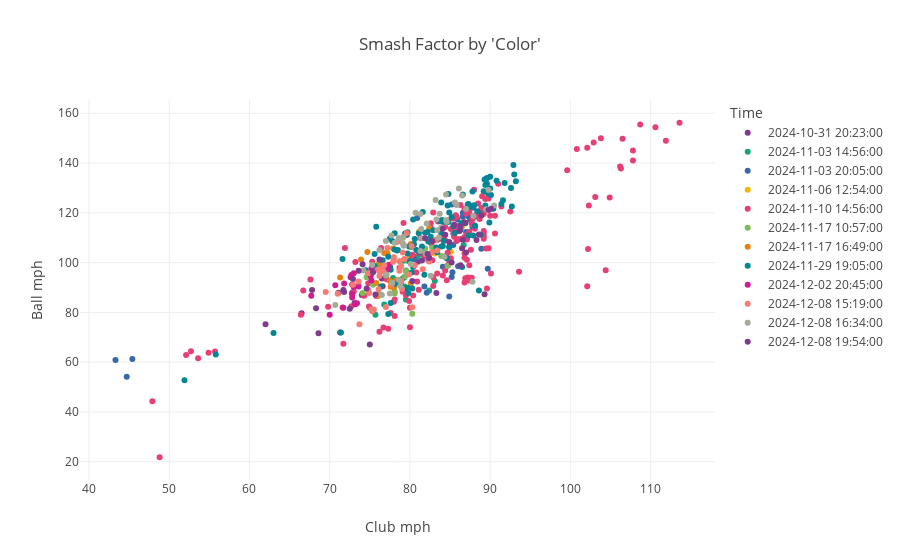

The code cell stored with this chart in its notebook:
### Code cell
df['Club mph'] = pd.to_numeric(df['Club mph'], errors='coerce')
df['Ball mph'] = pd.to_numeric(df['Ball mph'], errors='coerce')

fig3 = px.scatter(df, x='Club mph', y='Ball mph', color='Time', title="Smash Factor by 'Color'",
                  color_discrete_sequence=px.colors.qualitative.Bold,hover_data=['Shot Type','Club'])
fig3.show()

### Figure 1 — Plotly figure (JSON) as saved in the notebook; plotly's stock layout.template omitted (floating-point values rounded to 4 significant figures; data arrays with more than 128 entries replaced by an {"elided": "..."} marker saying what was removed)
{"data": [{"customdata": [["Pull/Draw", "Pitching Wedge"], ["Pull/Draw", "Pitching Wedge"], ["Pull/Draw", "Pitching Wedge"], ["Pull/Draw", "Pitching Wedge"], ["Pull", "Pitching Wedge"], ["Straight", "Pitching Wedge"], ["Draw", "Pitching Wedge"], ["Draw", "Pitching Wedge"], ["Draw", "Pitching Wedge"], ["Straight", "Pitching Wedge"], ["Straight", "Pitching Wedge"], ["Draw", "Pitching Wedge"], ["Straight", "Pitching Wedge"], ["Straight", "Pitching Wedge"], ["Pull/Draw", "Pitching Wedge"], ["Pull/Draw", "Pitching Wedge"]], "hovertemplate": "Time=2024-10-31 20:23:00<br>Club mph=%{x}<br>Ball mph=%{y}<br>Shot Type=%{customdata[0]}<br>Club=%{customdata[1]}<extra></extra>", "legendgroup": "2024-10-31 20:23:00", "marker": {"color": "rgb(127, 60, 141)", "symbol": "circle"}, "mode": "markers", "name": "2024-10-31 20:23:00", "orientation": "v", "showlegend": true, "type": "scatter", "x": [76.5, 71.3, 66.5, 62, 68.6, 79.4, 81, 77, 74, 71.1, 73.1, 68.3, 77.8, 76.6, 72.8, 67.8], "xaxis": "x", "y": [93.6, 71.9, 79.7, 75.2, 71.6, 89.5, 100.4, 94, 87, 87.9, 83.8, 81.7, 92.3, 90.5, 87.9, 89], "yaxis": "y"}, {"customdata": [["Pull", "7 Iron"], ["Fade", "7 Iron"], ["Pull/Draw", "7 Iron"], ["Pull/Fade", "7 Iron"], ["Pull/Fade", "7 Iron"], ["Pull/Fade", "7 Iron"], ["Pull/Fade", "7 Iron"], ["Pull/Fade", "7 Iron"], ["Pull", "7 Iron"], ["Pull", "7 Iron"], ["Pull", "7 Iron"], ["Pull/Fade", "7 Iron"], ["Pull/Fade", "7 Iron"], ["Pull/Draw", "7 Iron"], ["Pull/Draw", "7 Iron"], ["Fade", "7 Iron"], ["Pull/Fade", "7 Iron"], ["Fade", "7 Iron"], ["Pull/Fade", "7 Iron"], ["Pull/Fade", "7 Iron"], ["Pull", "7 Iron"], ["Push/Slice", "7 Iron"]], "hovertemplate": "Time=2024-11-03 14:56:00<br>Club mph=%{x}<br>Ball mph=%{y}<br>Shot Type=%{customdata[0]}<br>Club=%{customdata[1]}<extra></extra>", "legendgroup": "2024-11-03 14:56:00", "marker": {"color": "rgb(17, 165, 121)", "symbol": "circle"}, "mode": "markers", "name": "2024-11-03 14:56:00", "orientation": "v", "showlegend": true, "type": "scatter", "x": [null, 76.8, 79.5, 79.1, 77.9, 79.2, 82.4, 82.6, 80.3, 79.5, 84.9, 79.7, 81, 83.1, 84.3, 86.7, 80.9, 79.3, 80.5, 79.3, 75.7, 75], "xaxis": "x", "y": [82.7, 83.2, 85.2, 93.6, 93.8, 100.8, 88.8, 107.9, 102.7, 96.8, 106.3, 100.8, 102.8, 92.6, 102.5, 107.1, 102.4, 90.4, 102, 94.1, 79.1, 81.9], "yaxis": "y"}, {"customdata": [["Fade", "7 Iron"], ["Straight", "7 Iron"], ["Draw", "7 Iron"], ["Straight", "7 Iron"], ["Fade", "7 Iron"], ["Straight", "7 Iron"], ["Draw", "7 Iron"], ["Fade", "7 Iron"], ["Straight", "7 Iron"], ["Push/Fade", "7 Iron"], ["Fade", "7 Iron"], ["Straight", "7 Iron"], ["Straight", "7 Iron"], ["Straight", "7 Iron"], ["Push/Fade", "7 Iron"], ["Draw", "7 Iron"], ["Draw", "7 Iron"], ["Straight", "7 Iron"], ["Fade", "7 Iron"], ["Push/Fade", "7 Iron"], ["Pull/Draw", "7 Iron"], ["Pull/Draw", "7 Iron"], ["Push/Fade", "7 Iron"], ["Fade", "7 Iron"], ["Pull", "7 Iron"], ["Fade", "7 Iron"], ["Straight", "7 Iron"], ["Straight", "7 Iron"], ["Fade", "7 Iron"], ["Fade", "7 Iron"], ["Push/Fade", "7 Iron"], ["Straight", "7 Iron"], ["Straight", "7 Iron"]], "hovertemplate": "Time=2024-11-03 20:05:00<br>Club mph=%{x}<br>Ball mph=%{y}<br>Shot Type=%{customdata[0]}<br>Club=%{customdata[1]}<extra></extra>", "legendgroup": "2024-11-03 20:05:00", "marker": {"color": "rgb(57, 105, 172)", "symbol": "circle"}, "mode": "markers", "name": "2024-11-03 20:05:00", "orientation": "v", "showlegend": true, "type": "scatter", "x": [86.6, 87.9, 84.5, 80.9, 80.5, 87.8, 86, 89.7, 88.9, 87, 86.6, 87.3, 88.1, 88.9, 87.5, 85.2, 84.1, 85.4, 85.2, 44.7, 43.3, 45.4, 74.7, 78.9, 81.8, 82.3, 82.1, 85.3, 85.9, 88.2, 85, 84.9, 87.3], "xaxis": "x", "y": [118.4, 122, 102.3, 117.9, 101.4, 114.2, 98.5, 97.5, 120.8, 112.3, 120, 118.5, 114.9, 105.6, 117.3, 94.2, 98.3, 107.1, 123.4, 54.1, 60.9, 61.3, 94.5, 91.4, 90.4, 101, 87.9, 96.1, 117.4, 118.5, 101.5, 86.4, 110.8], "yaxis": "y"}, {"customdata": [["Draw", "Lob Wedge"], ["Push", "Lob Wedge"], ["Draw", "Lob Wedge"], ["Draw", "9 Iron"], ["Draw", "9 Iron"], ["Draw", "9 Iron"], ["Draw", "9 Iron"]], "hovertemplate": "Time=2024-11-06 12:54:00<br>Club mph=%{x}<br>Ball mph=%{y}<br>Shot Type=%{customdata[0]}<br>Club=%{customdata[1]}<extra></extra>", "legendgroup": "2024-11-06 12:54:00", "marker": {"color": "rgb(242, 183, 1)", "symbol": "circle"}, "mode": "markers", "name": "2024-11-06 12:54:00", "orientation": "v", "showlegend": true, "type": "scatter", "x": [80, 81.1, 83.1, 85.1, 86.1, 85.9, 86.5], "xaxis": "x", "y": [102.3, 112.3, 103.7, 104.4, 109.5, 114.4, 114.5], "yaxis": "y"}, {"customdata": {"elided": "159x2 str values"}, "hovertemplate": "Time=2024-11-10 14:56:00<br>Club mph=%{x}<br>Ball mph=%{y}<br>Shot Type=%{customdata[0]}<br>Club=%{customdata[1]}<extra></extra>", "legendgroup": "2024-11-10 14:56:00", "marker": {"color": "rgb(231, 63, 116)", "symbol": "circle"}, "mode": "markers", "name": "2024-11-10 14:56:00", "orientation": "v", "showlegend": true, "type": "scatter", "x": {"elided": "159 float values"}, "xaxis": "x", "y": {"elided": "159 float values"}, "yaxis": "y"}, {"customdata": [["Fade", "5 Iron"], ["Fade", "5 Iron"], ["Fade", "5 Iron"], ["Push/Fade", "5 Iron"], ["Pull", "5 Iron"], ["Pull/Draw", "5 Iron"], ["Straight", "5 Iron"], ["Push/Slice", "5 Iron"], ["Fade", "7 Iron"], ["Fade", "7 Iron"], ["Fade", "7 Iron"], ["Fade", "7 Iron"], ["Fade", "7 Iron"], ["Pull", "7 Iron"], ["Fade", "7 Iron"], ["Fade", "7 Iron"], ["Pull", "7 Iron"], ["Fade", "7 Iron"], ["Fade", "7 Iron"]], "hovertemplate": "Time=2024-11-17 10:57:00<br>Club mph=%{x}<br>Ball mph=%{y}<br>Shot Type=%{customdata[0]}<br>Club=%{customdata[1]}<extra></extra>", "legendgroup": "2024-11-17 10:57:00", "marker": {"color": "rgb(128, 186, 90)", "symbol": "circle"}, "mode": "markers", "name": "2024-11-17 10:57:00", "orientation": "v", "showlegend": true, "type": "scatter", "x": [81.4, 81.9, 84.7, 82.8, 80.2, 80.3, 79.4, 78.1, 75.4, 77, 74.6, 76.1, 74.1, 76.2, 79.5, 81.7, 78.1, 79.5, 83.9], "xaxis": "x", "y": [112.8, 105.7, 98.6, 105.9, 106.2, 79.5, 94.5, 88.5, 91.1, 94.8, 94.1, 99.5, 87.8, 87.2, 101.3, 105, 87.6, 96.6, 102.7], "yaxis": "y"}, {"customdata": [["Fade", "7 Iron"], ["Fade", "7 Iron"], ["Fade", "7 Iron"], ["Pull/Fade", "7 Iron"], ["Fade", "7 Iron"], ["Pull/Fade", "7 Iron"], ["Fade", "7 Iron"], ["Pull", "7 Iron"], ["Fade", "7 Iron"], ["Fade", "7 Iron"], ["Pull", "7 Iron"], ["Fade", "7 Iron"], ["Straight", "7 Iron"], ["Pull/Draw", "7 Iron"], ["Fade", "7 Iron"], ["Pull", "7 Iron"], ["Straight", "7 Iron"], ["Straight", "7 Iron"]], "hovertemplate": "Time=2024-11-17 16:49:00<br>Club mph=%{x}<br>Ball mph=%{y}<br>Shot Type=%{customdata[0]}<br>Club=%{customdata[1]}<extra></extra>", "legendgroup": "2024-11-17 16:49:00", "marker": {"color": "rgb(230, 131, 16)", "symbol": "circle"}, "mode": "markers", "name": "2024-11-17 16:49:00", "orientation": "v", "showlegend": true, "type": "scatter", "x": [77.1, 75.8, 73.9, 76.1, 76.2, 76.8, 77.9, 78.3, 71.3, 77.2, 77.6, 81, 78, 77.5, 74.7, 82.4, 80.1, 80.1], "xaxis": "x", "y": [98.6, 91.8, 101.3, 86.7, 98.9, 103.9, 105.7, 93, 94, 103.8, 90.3, 104.8, 90.1, 92.6, 104.3, 113.8, 91.6, 107.5], "yaxis": "y"}, {"customdata": {"elided": "111x2 str values"}, "hovertemplate": "Time=2024-11-29 19:05:00<br>Club mph=%{x}<br>Ball mph=%{y}<br>Shot Type=%{customdata[0]}<br>Club=%{customdata[1]}<extra></extra>", "legendgroup": "2024-11-29 19:05:00", "marker": {"color": "rgb(0, 134, 149)", "symbol": "circle"}, "mode": "markers", "name": "2024-11-29 19:05:00", "orientation": "v", "showlegend": true, "type": "scatter", "x": [71.4, 77.5, 75.8, 71.6, 75.6, 76.4, 84.8, 84.1, 86.4, 83.7, 82.4, 81.6, 88, 84.9, 83.9, 82.2, 80.5, 83.9, 84.6, 88.1, 77.3, 82.9, 77.6, 78.1, 82.3, 81.8, 76, 81.2, 79.9, 80.6, 74.5, 88.8, 86.5, 83.4, 83.9, 89.6, 89.5, 87.9, 85.6, 90.1, 89.4, 90, 89.9, 88.4, 89.3, 90.4, 90, 92.9, 93, 93.2, 91.4, 91.6, 89.6, 88.6, 85.4, 85.7, 87.8, 92.6, 91.8, 87.6, 86.9, 80.4, 90.8, 92.7, 87.3, 85.2, 87.3, 83.3, 84.8, 89.2, 89.7, 86.6, 89.4, 84.7, 84.9, 81.9, 86.7, 81.1, 84.2, 84, 83.3, 82.6, 86.3, 78.5, 80.2, 79.7, 79.7, 77.3, 77.5, 78.4, 80.3, 81.5, 84.1, 80.8, 80.4, 85, 51.9, 55.8, 63, 77.6, 75.6, 78.1, 76.6, 77.5, 79.4, 79.7, 79.6, 80, 79.8, 78.2, 77.8], "xaxis": "x", "y": [71.9, 98.5, 114.4, 101.5, 98.6, 90.4, 116.3, 116.3, 115.8, 116.7, 103.5, 120.3, 123.1, 106.2, 124.2, 112.3, 107.4, 111.8, 101.8, 114.7, 102.4, 113, 97.1, 105.3, 108.5, 95.1, 97.2, 104.1, 106.5, 109.5, 96.9, 111.2, 98.2, 104.2, 106.5, 134, 133.6, 110.9, 111.9, 127.2, 131.2, 129.8, 116.1, 120.6, 133.4, 121.6, 134.5, 139.2, 135.4, 132.7, 123.6, 125.1, 131.7, 88.8, 114.6, 123.5, 128.6, 130, 132, 122.4, 115.8, 117.3, 132.9, 122.5, 123.6, 118.3, 110.9, 106.1, 127.6, 128.7, 127.9, 127.4, 123, 123, 120.1, 112, 116.1, 111.8, 108.8, 117.1, 109.1, 110.4, 113.3, 105.1, 96, 103.7, 89.9, 79.4, 97.9, 104.9, 89.6, 106.5, 106.7, 105.1, 98.2, 107.2, 52.7, 63.1, 71.7, 83.8, 103.5, 111.8, 101, 109.7, 111.7, 112.2, 111.1, 100.7, 87.8, 91.5, 108.7], "yaxis": "y"}, {"customdata": [["Straight", "9 Iron"], ["Fade", "9 Iron"], ["Push/Fade", "9 Iron"], ["Fade", "9 Iron"], ["Push/Slice", "9 Iron"], ["Fade", "9 Iron"], ["Draw", "9 Iron"], ["Fade", "9 Iron"], ["Fade", "9 Iron"], ["Fade", "9 Iron"], ["Straight", "9 Iron"], ["Straight", "9 Iron"], ["Straight", "9 Iron"], ["Straight", "9 Iron"], ["Straight", "9 Iron"], ["Push/Fade", "9 Iron"], ["Straight", "9 Iron"], ["Straight", "9 Iron"], ["Straight", "9 Iron"], ["Push/Fade", "9 Iron"], ["Push/Fade", "9 Iron"]], "hovertemplate": "Time=2024-12-02 20:45:00<br>Club mph=%{x}<br>Ball mph=%{y}<br>Shot Type=%{customdata[0]}<br>Club=%{customdata[1]}<extra></extra>", "legendgroup": "2024-12-02 20:45:00", "marker": {"color": "rgb(207, 28, 144)", "symbol": "circle"}, "mode": "markers", "name": "2024-12-02 20:45:00", "orientation": "v", "showlegend": true, "type": "scatter", "x": [67.7, 72.8, 71.7, 75.1, 73.2, 73.6, 73.4, 73, 75.2, 70.7, 75.1, 70, 72.6, 73, 72.7, 71.8, 72.8, 77.4, 75.2, 77.2, 72.8], "xaxis": "x", "y": [86.7, 91.2, 81.9, 94.6, 83.3, 90.4, 83.7, 95.7, 92.8, 90.9, 94.9, 79.1, 94.1, 90.2, 95, 91.6, 86, 99.1, 97.6, 97.2, 87.3], "yaxis": "y"}, {"customdata": [["Fade", "7 Iron"], ["Fade", "7 Iron"], ["Straight", "7 Iron"], ["Straight", "7 Iron"], ["Fade", "7 Iron"], ["Fade", "7 Iron"], ["Fade", "7 Iron"], ["Push/Fade", "7 Iron"], ["Straight", "7 Iron"], ["Fade", "7 Iron"], ["Draw", "7 Iron"], ["Draw", "7 Iron"], ["Draw", "7 Iron"], ["Fade", "7 Iron"], ["Pull/Hook", "7 Iron"], ["Pull/Draw", "7 Iron"], ["Straight", "7 Iron"], ["Straight", "7 Iron"], ["Pull/Draw", "7 Iron"], ["Push/Fade", "7 Iron"], ["Draw", "7 Iron"], ["Push/Fade", "9 Iron"], ["Fade", "9 Iron"], ["Straight", "9 Iron"], ["Push/Fade", "9 Iron"], ["Fade", "9 Iron"], ["Push/Slice", "9 Iron"], ["Pull", "9 Iron"], ["Pull/Draw", "9 Iron"], ["Push/Fade", "9 Iron"], ["Straight", "9 Iron"], ["Push/Slice", "9 Iron"], ["Fade", "9 Iron"], ["Push/Fade", "9 Iron"], ["Push/Fade", "9 Iron"], ["Straight", "9 Iron"], ["Fade", "9 Iron"], ["Straight", "9 Iron"], ["Straight", "9 Iron"], ["Straight", "9 Iron"], ["Push/Fade", "9 Iron"], ["Push/Fade", "9 Iron"], ["Push/Fade", "9 Iron"], ["Straight", "9 Iron"], ["Straight", "9 Iron"], ["Fade", "9 Iron"]], "hovertemplate": "Time=2024-12-08 15:19:00<br>Club mph=%{x}<br>Ball mph=%{y}<br>Shot Type=%{customdata[0]}<br>Club=%{customdata[1]}<extra></extra>", "legendgroup": "2024-12-08 15:19:00", "marker": {"color": "rgb(249, 123, 114)", "symbol": "circle"}, "mode": "markers", "name": "2024-12-08 15:19:00", "orientation": "v", "showlegend": true, "type": "scatter", "x": [78, 78, 77.7, 79, 76, 76.7, 73.6, 76.2, 74.8, 79.1, 78.3, 77.2, 76.2, 78.7, 80.3, 79.6, 78.6, 79.2, 82.4, 82.7, 80.2, 75.5, 74.9, 74.8, 77, 76.1, 75.3, 71, 72.9, 75.2, 69.5, 73.7, 76.5, 76.8, 79.3, 78.9, 78.7, 81.6, 77.9, 78.9, 78.9, 79.9, 80.6, 83.2, 82.4, 83.4], "xaxis": "x", "y": [102.2, 100.8, 91.1, 89.5, 97.2, 96.5, 92.4, 94.6, 95.7, 104.1, 108.2, 105.9, 96.6, 96.7, 82.1, 111.9, 108.6, 110.3, 102.8, 104.2, 106.7, 81.2, 87.8, 89.1, 82.2, 89.3, 80.5, 87.5, 91.1, 81.2, 88.2, 75.2, 97.4, 98.9, 101.5, 92.8, 100.6, 97.3, 100.4, 92.1, 98.5, 95.2, 98.8, 108.9, 100.5, 104.9], "yaxis": "y"}, {"customdata": [["Fade", "5 Iron"], ["Fade", "5 Iron"], ["Push/Fade", "5 Iron"], ["Pull/Fade", "5 Iron"], ["Pull/Draw", "5 Iron"], ["Pull/Fade", "5 Iron"], ["Fade", "5 Iron"], ["Pull", "5 Iron"], ["Pull/Fade", "5 Iron"], ["Pull/Fade", "5 Iron"], ["Fade", "5 Iron"], ["Fade", "5 Iron"], ["Fade", "5 Iron"], ["Fade", "5 Iron"], ["Fade", "5 Iron"], ["Fade", "5 Iron"], ["Fade", "5 Iron"], ["Fade", "5 Iron"], ["Fade", "5 Iron"], ["Push/Slice", "5 Iron"], ["Pull/Draw", "7 Iron"], ["Pull/Fade", "7 Iron"], ["Pull", "7 Iron"], ["Push/Fade", "7 Iron"], ["Pull", "7 Iron"], ["Pull/Fade", "7 Iron"], ["Fade", "7 Iron"], ["Fade", "7 Iron"], ["Pull", "7 Iron"], ["Pull/Fade", "7 Iron"], ["Pull/Fade", "7 Iron"], ["Fade", "7 Iron"], ["Fade", "7 Iron"], ["Fade", "5 Iron"], ["Fade", "5 Iron"], ["Draw", "5 Iron"], ["Push/Fade", "5 Iron"], ["Push/Draw", "5 Iron"], ["Draw", "5 Iron"], ["Draw", "5 Iron"], ["Draw", "5 Iron"], ["Draw", "5 Iron"], ["Push/Fade", "5 Iron"], ["Push/Fade", "5 Iron"], ["Draw", "5 Iron"], ["Draw", "5 Iron"], ["Push/Fade", "5 Iron"], ["Draw", "5 Iron"]], "hovertemplate": "Time=2024-12-08 16:34:00<br>Club mph=%{x}<br>Ball mph=%{y}<br>Shot Type=%{customdata[0]}<br>Club=%{customdata[1]}<extra></extra>", "legendgroup": "2024-12-08 16:34:00", "marker": {"color": "rgb(165, 170, 153)", "symbol": "circle"}, "mode": "markers", "name": "2024-12-08 16:34:00", "orientation": "v", "showlegend": true, "type": "scatter", "x": [79.1, 82.1, 78.8, 81.4, 84.3, 84.5, 80.1, 77.1, 83.3, 83.4, 83.6, 81.4, 79.2, 80.7, 77.7, 78.6, 78.1, 74.2, 75.3, 77.5, 70.7, 79.3, 77, 77.8, 76.5, 76.2, 77, 82, 78.6, 79.1, 84.6, 82.6, 81.3, 87.8, 81.3, 83.2, 85.6, 84.5, 89.8, 83.9, 86.1, 83.7, 90.5, 87, 86.5, 85.8, 87.9, 89.5], "xaxis": "x", "y": [110.1, 115.7, 90.6, 109.7, 102.4, 117, 99.4, 95.2, 117.3, 113, 110.1, 113.5, 106.9, 120, 110.9, 109.9, 108, 96.8, 99, 87.6, 83, 106.9, 108.7, 91.9, 87, 105.1, 95.1, 103.5, 93.1, 107.9, 116.4, 94.7, 104.7, 92.3, 119.5, 125.2, 124.2, 127.4, 129.2, 114.1, 129.8, 119.6, 123, 121.5, 127, 123.2, 118.7, 121.4], "yaxis": "y"}, {"customdata": [["Push/Fade", "8 Iron"], ["Straight", "8 Iron"], ["Fade", "8 Iron"], ["Straight", "8 Iron"], ["Push/Fade", "8 Iron"], ["Fade", "8 Iron"], ["Fade", "8 Iron"], ["Draw", "8 Iron"], ["Draw", "8 Iron"], ["Straight", "8 Iron"], ["Draw", "8 Iron"], ["Straight", "8 Iron"], ["Draw", "8 Iron"], ["Push/Fade", "8 Iron"], ["Fade", "8 Iron"], ["Push/Fade", "8 Iron"], ["Fade", "8 Iron"], ["Push/Fade", "8 Iron"], ["Push/Fade", "8 Iron"], ["Draw", "8 Iron"], ["Draw", "8 Iron"], ["Straight", "8 Iron"], ["Push/Fade", "8 Iron"], ["Fade", "8 Iron"], ["Pull/Fade", "8 Iron"], ["Pull", "8 Iron"], ["Pull", "8 Iron"], ["Fade", "8 Iron"], ["Straight", "8 Iron"], ["Push/Slice", "8 Iron"], ["Fade", "8 Iron"], ["Fade", "8 Iron"], ["Pull", "8 Iron"], ["Pull", "8 Iron"], ["Push/Fade", "8 Iron"], ["Fade", "8 Iron"]], "hovertemplate": "Time=2024-12-08 19:54:00<br>Club mph=%{x}<br>Ball mph=%{y}<br>Shot Type=%{customdata[0]}<br>Club=%{customdata[1]}<extra></extra>", "legendgroup": "2024-12-08 19:54:00", "marker": {"color": "rgb(127, 60, 141)", "symbol": "circle"}, "mode": "markers", "name": "2024-12-08 19:54:00", "orientation": "v", "showlegend": true, "type": "scatter", "x": [82.4, 80.3, 81.5, 86.2, 85.2, 86.3, 86.3, 90.1, 88.6, 88.9, 89.8, 89.3, 87, 82.2, 82.8, 86.5, 84.9, 84.4, 84.1, 88.3, 83.3, 86.9, 86.6, 85.5, 81.9, 74.1, 72.9, 73.6, 76.2, 75.7, 71.8, 71.7, 74.6, 72.5, 75, 75.4], "xaxis": "x", "y": [101.9, 92.6, 100.9, 112.7, 100, 98.9, 114.5, 121.6, 111.3, 118.9, 121.1, 87.3, 104.1, 103.5, 108.6, 105.8, 108.3, 111.2, 113.6, 109.1, 87.8, 116, 109.2, 115.2, 109.8, 99.3, 93.4, 96.7, 101.3, 87.2, 88.2, 89, 89.6, 81.5, 67.1, 96.1], "yaxis": "y"}], "layout": {"legend": {"title": {"text": "Time"}, "tracegroupgap": 0}, "title": {"text": "Smash Factor by 'Color'"}, "xaxis": {"anchor": "y", "domain": [0, 1], "title": {"text": "Club mph"}}, "yaxis": {"anchor": "x", "domain": [0, 1], "title": {"text": "Ball mph"}}}}
